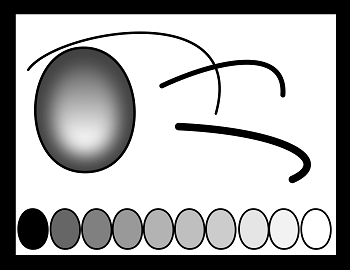
#> input picture shade_test.png, 350 x 270 px
$ python gaussian.py shade_test.png
#> lines starting #> are read from the running program, lines starting #| are printed output that depends on the picture
# Written by Kouzeru; 8 June 2022

import sys
from PIL import Image, ImageFilter

inputfile = ""

if len(sys.argv)>1:
 inputfile = sys.argv[1]
else:
 inputfile = input("Input file: ")

inputimage = None
while not type(inputimage) == Image.Image:
 try:
  blob = Image.open(inputfile)
#> blob is the input picture: PIL image 350x270 RGBA; mean R, G, B, A 172.9, 172.9, 172.9, 255
  inputimage = blob.convert("RGB")
  blob.close()
 except:
  inputfile = input("Invalid file!\nInput file: ")

inpradius = 0
while inpradius == 0:
 try:
  inpradius = float(input("Radius? [0.1 - 999.0]: "))
  if inpradius== 0: raise ValueError
  if inpradius>999: raise ValueError
 except:
  print("Invalid number!")
  inpradius = 0
#> this loop made 1 pass; the answer given on pass 1: 1

out = inputimage.filter(ImageFilter.GaussianBlur(radius = inpradius))
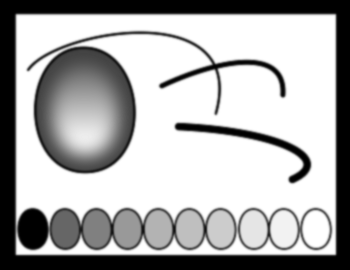
#> out: PIL image 350x270 RGB; min 0, max 255, mean 172.8

zzz = open("output.png","wb")
out.save(zzz)
zzz.close()
out.show()
input("Done! output.png is the result")
#> the answer given: out.png
